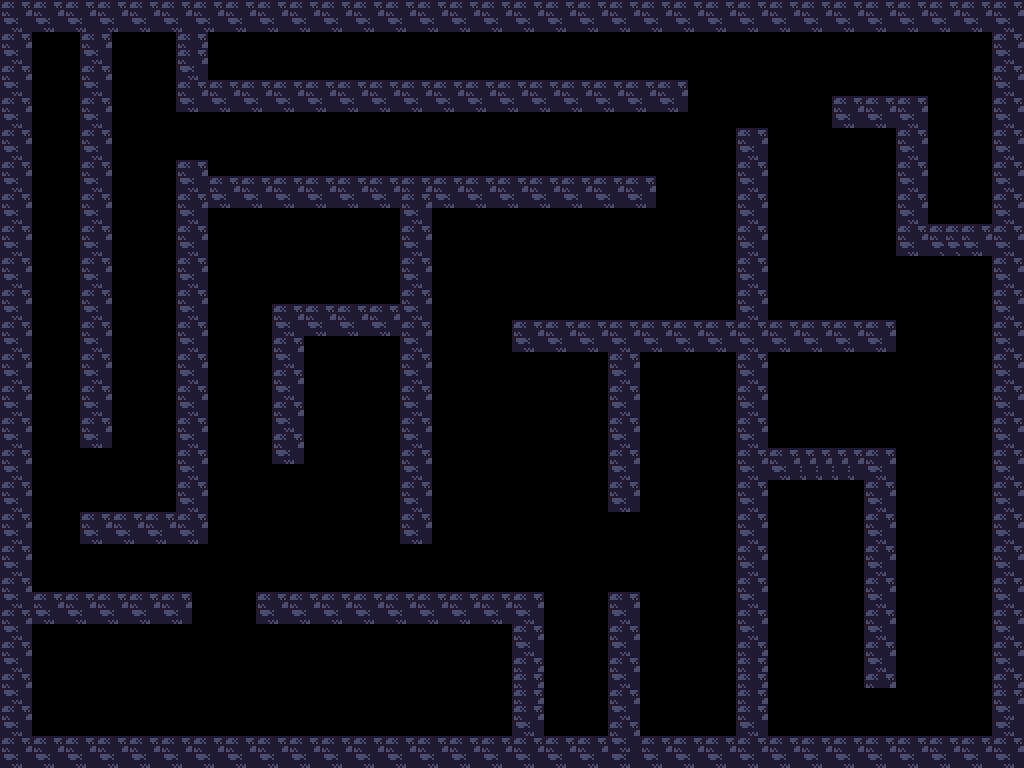

A level layout from a 2D game, rendered from its tile map. Below: a short description, then the map file with tile-grid data replaced by summaries:
An orthogonal 64x48 tile map with 16x16 px tiles, 2 tile layers (2block, 1floor) and 32 objects.

<map version="1.5" tiledversion="1.6.0" orientation="orthogonal" renderorder="right-down" width="64" height="48" tilewidth="16" tileheight="16" infinite="0" nextlayerid="5" nextobjectid="41">
 <tileset firstgid="1" source="map.tsx" />
 <layer id="1" name="2block" width="64" height="48">
  <data>[3072 cells, 1050 non-empty, 4 distinct tile ids]</data>
 </layer>
 <layer id="2" name="1floor" width="64" height="48">
  <data>[3072 cells, 0 non-empty, 0 distinct tile ids]</data>
 </layer>
 <objectgroup id="3" name="Col">
  <object id="1" x="0" y="0" width="32" height="768" />
  <object id="5" x="32" y="0" width="992" height="32" />
  <object id="6" x="992" y="32" width="32" height="736" />
  <object id="7" x="32" y="736" width="960" height="32" />
  <object id="8" x="608" y="592" width="32" height="144" />
  <object id="9" x="32" y="592" width="160" height="32" />
  <object id="10" x="256" y="592" width="289.024" height="37.4151" />
  <object id="12" x="80" y="512" width="128" height="32" />
  <object id="13" x="176" y="160" width="32" height="352" />
  <object id="14" x="176" y="80" width="512" height="32" />
  <object id="15" x="832" y="96" width="96" height="32" />
  <object id="16" x="896" y="128" width="32" height="128" />
  <object id="17" x="272" y="176" width="352" height="32" />
  <object id="18" x="400" y="208" width="32.5031" height="332.336" />
  <object id="19" x="272" y="304" width="35.0889" height="157.805" />
  <object id="20" x="512" y="320" width="384" height="32" />
  <object id="21" x="736" y="128" width="32" height="192" />
  <object id="22" x="608" y="352" width="32" height="160" />
  <object id="25" x="736" y="352" width="32" height="320" />
  <object id="27" x="80" y="80" width="32" height="368" />
  <object id="28" x="864" y="448" width="32" height="160" />
  <object id="29" x="80" y="32" width="32" height="48" />
  <object id="30" x="176" y="32" width="32" height="48" />
  <object id="31" x="208" y="192" width="64" height="16" />
  <object id="32" x="208" y="176" width="64" height="16" />
  <object id="33" x="624" y="176" width="32" height="32" />
  <object id="34" x="928" y="224" width="64" height="32" />
  <object id="35" x="768" y="448" width="96" height="32" />
  <object id="37" x="864" y="608" width="32" height="80" />
  <object id="38" x="736" y="672" width="32" height="64" />
  <object id="39" x="512" y="624" width="32" height="112" />
  <object id="40" x="304" y="304" width="96" height="32" />
 </objectgroup>
 <objectgroup id="4" name="Col2" />
</map>
